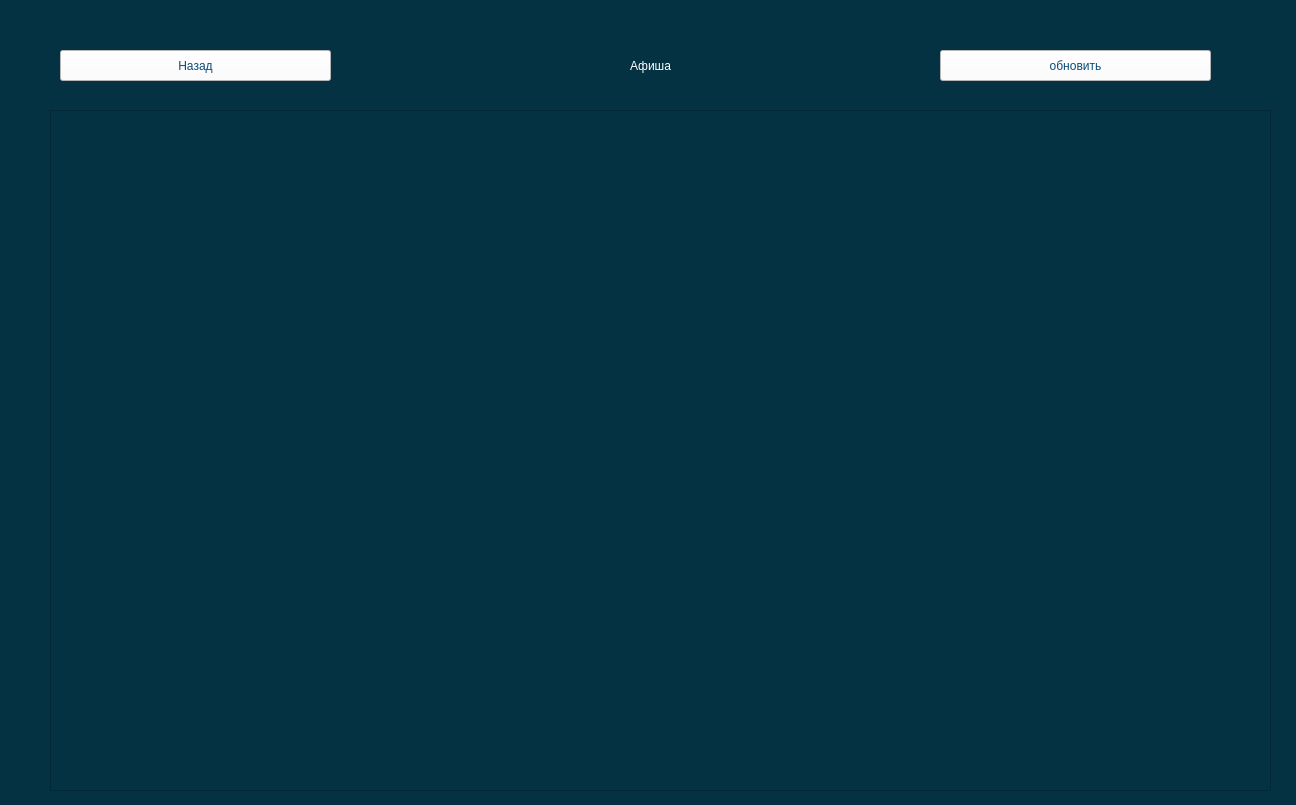
<?xml version="1.0" encoding="UTF-8"?>
<ui version="4.0">
 <class>billboard</class>
 <widget class="QWidget" name="billboard">
  <property name="geometry">
   <rect>
    <x>0</x>
    <y>0</y>
    <width>1296</width>
    <height>805</height>
   </rect>
  </property>
  <property name="windowTitle">
   <string>Form</string>
  </property>
  <property name="styleSheet">
   <string notr="true">background-color: rgb(4, 50, 67);</string>
  </property>
  <widget class="QLabel" name="label">
   <property name="geometry">
    <rect>
     <x>10</x>
     <y>40</y>
     <width>1281</width>
     <height>51</height>
    </rect>
   </property>
   <property name="styleSheet">
    <string notr="true">font: 28pt &quot;Lucida Calligraphy&quot;;
color:white;</string>
   </property>
   <property name="text">
    <string>Афиша</string>
   </property>
   <property name="alignment">
    <set>Qt::AlignCenter</set>
   </property>
  </widget>
  <widget class="QPushButton" name="pushButton_2">
   <property name="geometry">
    <rect>
     <x>60</x>
     <y>50</y>
     <width>271</width>
     <height>31</height>
    </rect>
   </property>
   <property name="styleSheet">
    <string notr="true">background-color:white;
font: 14pt &quot;Lucida Calligraphy&quot;;
color:rgb(10, 75, 118);</string>
   </property>
   <property name="text">
    <string>Назад</string>
   </property>
  </widget>
  <widget class="QTextEdit" name="textEdit">
   <property name="geometry">
    <rect>
     <x>50</x>
     <y>110</y>
     <width>1221</width>
     <height>681</height>
    </rect>
   </property>
   <property name="styleSheet">
    <string notr="true">background-color: rgb(4, 50, 67);
font: 14pt &quot;Lucida Calligraphy&quot;;
color:white;</string>
   </property>
  </widget>
  <widget class="QPushButton" name="pushButton_3">
   <property name="geometry">
    <rect>
     <x>940</x>
     <y>50</y>
     <width>271</width>
     <height>31</height>
    </rect>
   </property>
   <property name="styleSheet">
    <string notr="true">background-color:white;
font: 14pt &quot;Lucida Calligraphy&quot;;
color:rgb(10, 75, 118);</string>
   </property>
   <property name="text">
    <string>обновить</string>
   </property>
  </widget>
 </widget>
 <resources/>
 <connections/>
</ui>
